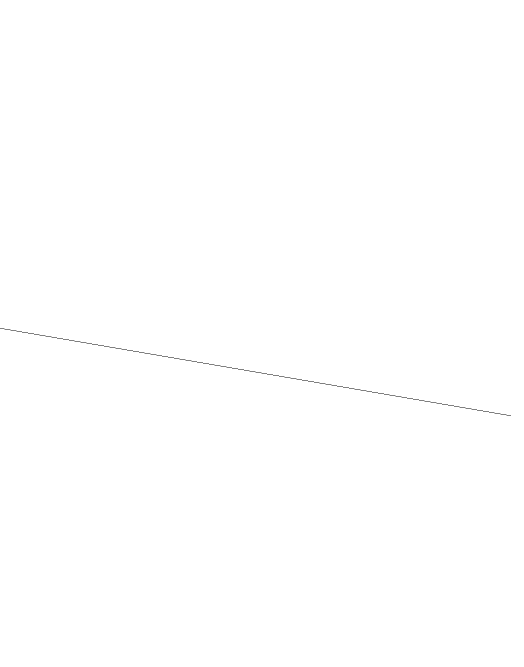
#> input picture traversal_100_lines.png, 1048 x 1333 px (shown at 1/2 size)
$ python string_art.py traversal_100_lines.png
#> lines starting #> are read from the running program, lines starting #| are printed output that depends on the picture; after the words box and inside, x2 and y2 are one past the last pixel; in counts of white or black regions, pixels touching at a corner belong together
#!/usr/bin/env python3
"""
String Art Generator
====================

Approximates a grayscale image by stretching dark threads between pins
arranged around a circle. Uses a greedy algorithm that iteratively picks
the chord reducing the most residual error.

Outputs:
    - PNG render of the string art
    - SVG vector file
    - CSV of pin connections

Usage:
    python string_art.py image.jpg [--pins 200] [--lines 3000] [--darkness 25]

Dependencies:
    numpy, Pillow, matplotlib, scikit-image
    Optional: numba (for JIT-accelerated inner loop)
"""

import argparse
import csv
import sys
import time
from pathlib import Path

import numpy as np
from PIL import Image, ImageDraw
from skimage.draw import line as bresenham_line
import matplotlib

matplotlib.use("Agg")  # default non-interactive; switched in preview mode
import matplotlib.pyplot as plt


# ---------------------------------------------------------------------------
# Numba acceleration (optional)
# ---------------------------------------------------------------------------
try:
    from numba import njit

    HAS_NUMBA = True
except ImportError:
    HAS_NUMBA = False

    # [5 lines left out: function njit, not called in this run]


# ---------------------------------------------------------------------------
# Precomputation
# ---------------------------------------------------------------------------

def compute_pin_positions(num_pins, radius, center):
    """Compute (y, x) positions of pins equally spaced around a circle.

    Args:
        num_pins: Number of pins to place.
        radius: Radius of the circle in pixels.
        center: (cy, cx) center of the circle.

    Returns:
        np.ndarray of shape (num_pins, 2) with integer (row, col) coords.
    """
    angles = np.linspace(0, 2 * np.pi, num_pins, endpoint=False)
    cy, cx = center
    ys = (cy + radius * np.sin(angles)).astype(np.int32)
    xs = (cx + radius * np.cos(angles)).astype(np.int32)
    return np.column_stack([ys, xs])


def precompute_lines(pin_positions, img_shape):
    """Precompute pixel indices for every unique pin pair.

    Uses Bresenham rasterisation. Stores results in flat arrays suitable
    for fast NumPy (or Numba) advanced indexing.

    Args:
        pin_positions: (num_pins, 2) array of (row, col) pin coords.
        img_shape: (height, width) of the working image.

    Returns:
        line_rows: 1-D int32 array of all row indices, concatenated.
        line_cols: 1-D int32 array of all col indices, concatenated.
        offsets: 2-D int64 array of shape (num_pins, num_pins) where
                 offsets[a, b] is the start index into line_rows/line_cols
                 for the chord from pin a to pin b.
        lengths: 2-D int32 array of shape (num_pins, num_pins) giving
                 the number of pixels in each chord.
    """
    n = len(pin_positions)
    h, w = img_shape

    # First pass: collect all lines and measure total pixels
    all_rows = []
    all_cols = []
    lengths = np.zeros((n, n), dtype=np.int32)

    for a in range(n):
        for b in range(a + 1, n):
            rr, cc = bresenham_line(
                pin_positions[a, 0], pin_positions[a, 1],
                pin_positions[b, 0], pin_positions[b, 1],
            )
            # Clip to image bounds
            mask = (rr >= 0) & (rr < h) & (cc >= 0) & (cc < w)
            rr, cc = rr[mask], cc[mask]
            all_rows.append(rr)
            all_cols.append(cc)
            lengths[a, b] = len(rr)
            lengths[b, a] = len(rr)

    line_rows = np.concatenate(all_rows).astype(np.int32)
    line_cols = np.concatenate(all_cols).astype(np.int32)

    # Build offset lookup — offsets[a][b] points into flat arrays
    offsets = np.zeros((n, n), dtype=np.int64)
    idx = 0
    for a in range(n):
        for b in range(a + 1, n):
            offsets[a, b] = idx
            offsets[b, a] = idx  # symmetric
            idx += lengths[a, b]

    return line_rows, line_cols, offsets, lengths


# ---------------------------------------------------------------------------
# Core greedy algorithm
# ---------------------------------------------------------------------------

# [72 lines left out: function _greedy_loop_numpy, not called in this run]


# Optional Numba-accelerated version (used automatically if available)
if HAS_NUMBA:
    @njit(cache=True)
    def _greedy_loop_numba(residual, line_rows, line_cols, offsets, lengths,
                           num_pins, num_lines, line_darkness, min_distance):
        """JIT-compiled greedy loop for maximum speed.

        Same logic as _greedy_loop_numpy but runs ~10-50x faster under Numba.

        Returns:
            connections_from: int32 array of source pins.
            connections_to: int32 array of destination pins.
            count: number of connections actually made.
        """
        conn_from = np.empty(num_lines, dtype=np.int32)
        conn_to = np.empty(num_lines, dtype=np.int32)
        current_pin = 0
        count = 0

        for step in range(num_lines):
            best_score = -1.0
            best_pin = -1

            for candidate in range(num_pins):
                dist = min(abs(candidate - current_pin),
                           num_pins - abs(candidate - current_pin))
                if dist < min_distance:
                    continue

                length = lengths[current_pin, candidate]
                if length == 0:
                    continue

                off = offsets[current_pin, candidate]
                total = 0.0
                for i in range(length):
                    total += residual[line_rows[off + i], line_cols[off + i]]
                score = total / length

                if score > best_score:
                    best_score = score
                    best_pin = candidate

            if best_pin < 0 or best_score <= 0:
                break

            off = offsets[current_pin, best_pin]
            length = lengths[current_pin, best_pin]
            for i in range(length):
                r = line_rows[off + i]
                c = line_cols[off + i]
                val = residual[r, c] - line_darkness
                residual[r, c] = val if val > 0.0 else 0.0

            conn_from[count] = current_pin
            conn_to[count] = best_pin
            count += 1
            current_pin = best_pin

        return conn_from, conn_to, count


# ---------------------------------------------------------------------------
# Rendering
# ---------------------------------------------------------------------------

def render_string_art(pin_positions, connections, img_size, thread_alpha=0.05):
    """Render the string art result as a PIL Image with antialiased lines.

    Args:
        pin_positions: (N, 2) array of (row, col) pin positions.
        connections: List of (from_pin, to_pin) tuples.
        img_size: (height, width) of the output image.
        thread_alpha: Opacity of each thread (0.0–1.0).

    Returns:
        PIL.Image in RGB mode.
    """
    h, w = img_size
    canvas = np.ones((h, w), dtype=np.float64)  # 1.0 = white

    # Accumulate darkness
    darkness_per_line = thread_alpha
    for from_pin, to_pin in connections:
        rr, cc = bresenham_line(
            pin_positions[from_pin, 0], pin_positions[from_pin, 1],
            pin_positions[to_pin, 0], pin_positions[to_pin, 1],
        )
        mask = (rr >= 0) & (rr < h) & (cc >= 0) & (cc < w)
        rr, cc = rr[mask], cc[mask]
        canvas[rr, cc] = np.maximum(canvas[rr, cc] - darkness_per_line, 0.0)

    img_array = (canvas * 255).astype(np.uint8)
    return Image.fromarray(img_array, mode="L").convert("RGB")


# [27 lines left out: function render_antialiased, not called in this run]


# ---------------------------------------------------------------------------
# SVG Export
# ---------------------------------------------------------------------------

def export_svg(pin_positions, connections, img_size, output_path,
               stroke_opacity=0.05, stroke_width=0.5):
    """Export the string art as an SVG file.

    Args:
        pin_positions: (N, 2) array of (row, col) pin positions.
        connections: List of (from_pin, to_pin) tuples.
        img_size: (height, width).
        output_path: Path to write the SVG file.
        stroke_opacity: Opacity of each thread line.
        stroke_width: Width of each thread line.
    """
    h, w = img_size
    cx, cy = w / 2, h / 2
    radius = min(w, h) / 2 - 2

    lines_svg = []
    for from_pin, to_pin in connections:
        y0, x0 = pin_positions[from_pin]
        y1, x1 = pin_positions[to_pin]
        lines_svg.append(
            f'  <line x1="{x0}" y1="{y0}" x2="{x1}" y2="{y1}" '
            f'stroke="black" stroke-width="{stroke_width}" '
            f'stroke-opacity="{stroke_opacity}"/>'
        )

    svg_content = f"""<?xml version="1.0" encoding="UTF-8"?>
<svg xmlns="http://www.w3.org/2000/svg" width="{w}" height="{h}" viewBox="0 0 {w} {h}">
  <rect width="{w}" height="{h}" fill="white"/>
  <circle cx="{cx}" cy="{cy}" r="{radius}" fill="none" stroke="#ccc" stroke-width="1"/>
{chr(10).join(lines_svg)}
</svg>"""

    Path(output_path).write_text(svg_content)


# ---------------------------------------------------------------------------
# CSV Export
# ---------------------------------------------------------------------------

def export_connections_csv(connections, output_path):
    """Save pin connections as a CSV file.

    Args:
        connections: List of (from_pin, to_pin) tuples.
        output_path: Path to write the CSV file.
    """
    with open(output_path, "w", newline="") as f:
        writer = csv.writer(f)
        writer.writerow(["step", "from_pin", "to_pin"])
        for i, (a, b) in enumerate(connections):
            writer.writerow([i + 1, a, b])


# ---------------------------------------------------------------------------
# Image preparation
# ---------------------------------------------------------------------------

def prepare_image(image_path, size=500):
    """Load an image, convert to grayscale, resize, and crop to a circle.

    The image is resized so the shorter side equals `size`, then
    center-cropped to a square, and finally masked to a circle.

    Args:
        image_path: Path to the input image.
        size: Output dimension (square, size x size pixels).

    Returns:
        np.ndarray of shape (size, size) with float64 values 0–255.
            Pixels outside the circle are set to 0 (white in residual space).
    """
#> called with image_path = 'traversal_100_lines.png', size = 500
    img = Image.open(image_path).convert("L")
#> img: PIL image 1048x1333 L; 99.9% white; black in thin lines or dots, all inside (x1, y1, x2, y2) = (0, 656, 1022, 832)

    # Resize preserving aspect ratio, then center crop
    w, h = img.size
#> w = 1048; h = 1333
    scale = size / min(w, h)
#> scale = 0.477
    img = img.resize((int(w * scale), int(h * scale)), Image.LANCZOS)
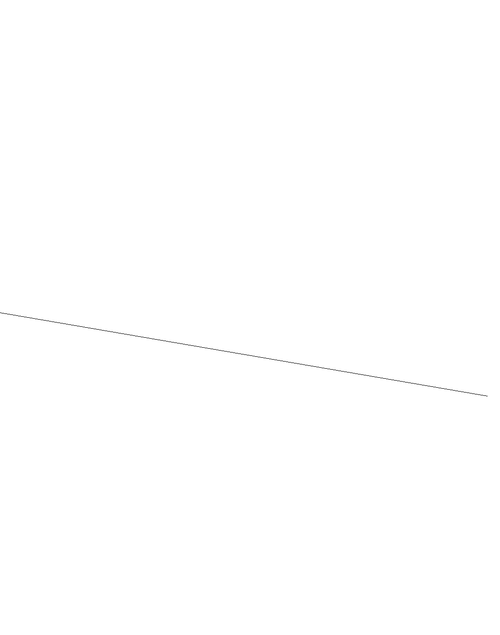
#> img: PIL image 500x635 L; min 132, max 255, mean 254.8
    w, h = img.size
#> w = 500; h = 635
    left = (w - size) // 2
#> left = 0
    top = (h - size) // 2
#> top = 67
    img = img.crop((left, top, left + size, top + size))
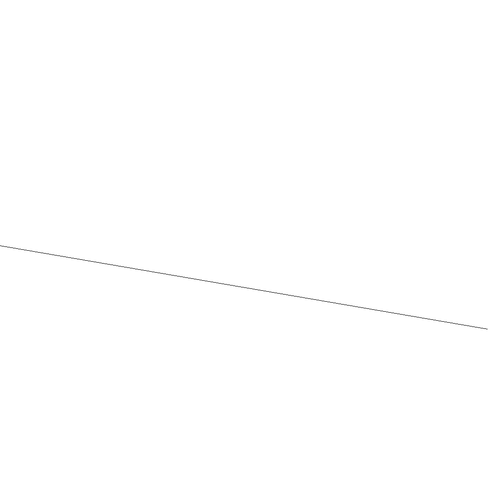
#> img: PIL image 500x500 L; min 132, max 255, mean 254.7

    # Invert: dark areas in image → high values in residual
    arr = 255.0 - np.array(img, dtype=np.float64)
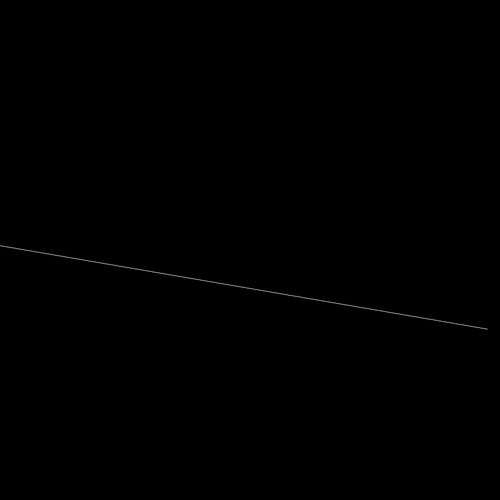
#> arr: shape (500, 500) float64; min 0, max 123, mean 0.3

    # Mask outside the circle to zero
    cy, cx = size / 2, size / 2
    radius = size / 2 - 1
    yy, xx = np.mgrid[:size, :size]
    circle_mask = ((yy - cy) ** 2 + (xx - cx) ** 2) <= radius ** 2
    arr[~circle_mask] = 0.0
#> arr: shape (500, 500) float64; 0.01% of pixels changed, all inside (x1, y1, x2, y2) = (0, 243, 490, 332)

    return arr


# ---------------------------------------------------------------------------
# Main pipeline
# ---------------------------------------------------------------------------

def generate_string_art(image_path, num_pins=200, num_lines=3000,
                        line_darkness=25, min_distance=20, img_size=500,
                        preview=False, output_dir=None):
    """Run the full string art generation pipeline.

    Args:
        image_path: Path to source image.
        num_pins: Number of pins around the circle.
        num_lines: Maximum number of threads to place.
        line_darkness: Intensity subtracted per thread (0–255).
        min_distance: Minimum pin-index gap (skips short chords).
        img_size: Working resolution (square, in pixels).
        preview: If True, show a live matplotlib preview.
        output_dir: Directory for output files. Defaults to image directory.

    Returns:
        connections: List of (from_pin, to_pin) tuples.
        result_image: PIL.Image of the rendered string art.
    """
    if output_dir is None:
        output_dir = Path(image_path).parent
    output_dir = Path(output_dir)
    stem = Path(image_path).stem

    # --- Prepare image ---
    print(f"Loading and preparing image: {image_path}")
    residual = prepare_image(image_path, img_size)
    h, w = residual.shape
#> h = 500; w = 500

    # --- Compute pin positions ---
    center = (h // 2, w // 2)
#> center = (250, 250)
    radius = h // 2 - 2
#> radius = 248
    pin_positions = compute_pin_positions(num_pins, radius, center)
    print(f"Placed {num_pins} pins on circle (radius={radius}px)")
#| Placed 200 pins on circle (radius=248px)

    # --- Precompute line pixels ---
    print("Precomputing line pixel indices...")
    t0 = time.time()
    line_rows, line_cols, offsets, lengths = precompute_lines(
        pin_positions, (h, w)
    )
#> after the loop in precompute_lines, `for a in range(n):`:
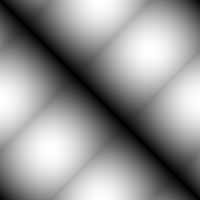
#> lengths: shape (200, 200) int32; min 0, max 497, mean 285.3; drawn with min black and max white
#> after the loop in precompute_lines, `for a in range(n):`:
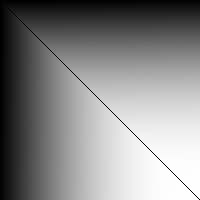
#> offsets: shape (200, 200) int64; min 0, max 5706551, mean 3035107.8; drawn with min black and max white
    total_pixels = len(line_rows)
#> total_pixels = 5706560
    num_pairs = num_pins * (num_pins - 1) // 2
    print(f"  {num_pairs} pin pairs, {total_pixels:,} total pixels "
          f"({time.time() - t0:.1f}s)")

    # --- Setup preview ---
    callback = None
    if preview:
        matplotlib.use("TkAgg")
        plt.ion()
        fig, axes = plt.subplots(1, 3, figsize=(15, 5))
        fig.suptitle("String Art — Live Preview")

        # Show original (inverted back for display)
        original_display = 255 - residual
        axes[0].imshow(original_display, cmap="gray", vmin=0, vmax=255)
        axes[0].set_title("Original")
        axes[0].axis("off")

        im_residual = axes[1].imshow(residual, cmap="gray", vmin=0, vmax=255)
        axes[1].set_title("Residual")
        axes[1].axis("off")

        # Start with blank white canvas for string art preview
        preview_canvas = np.ones((h, w), dtype=np.float64) * 255
        im_result = axes[2].imshow(preview_canvas, cmap="gray", vmin=0, vmax=255)
        axes[2].set_title("String Art (0 lines)")
        axes[2].axis("off")

        plt.tight_layout()
        plt.pause(0.01)

        # [20 lines left out: function _preview_callback, not called in this run]

        callback = _preview_callback

    # --- Run greedy algorithm ---
    print(f"Running greedy algorithm ({num_lines} lines, darkness={line_darkness})...")
    t0 = time.time()

    if HAS_NUMBA and not preview:
        # Use Numba-accelerated version (no callback support)
        print("  Using Numba JIT acceleration")
        conn_from, conn_to, count = _greedy_loop_numba(
            residual, line_rows, line_cols, offsets, lengths,
            num_pins, num_lines, float(line_darkness), min_distance
        )
#> conn_from = 3000 values, max 1696731408 at index 1704, min -33612800 at index 1886, mean 6289424.8; conn_to = 3000 values, max 1693931296 at index 2756, min 0 at index 93, mean 4602036.8; count = 394
#> residual: shape (500, 500) float64; min 0, max 120, mean 0
        connections = list(zip(conn_from[:count].tolist(),
                               conn_to[:count].tolist()))
#> connections = 394 pairs, first value 0 to 199, second value 0 to 199
    else:
        if preview:
            print("  Using NumPy with live preview")
        else:
            print("  Using NumPy (install numba for ~10-50x speedup)")
        connections = _greedy_loop_numpy(
            residual, line_rows, line_cols, offsets, lengths,
            num_pins, num_lines, line_darkness, min_distance,
            callback=callback, callback_interval=50
        )

    elapsed = time.time() - t0
    print(f"  Placed {len(connections)} threads in {elapsed:.1f}s "
          f"({len(connections) / max(elapsed, 0.001):.0f} lines/sec)")
#|   Placed 394 threads in 7.0s (57 lines/sec)

    # --- Render final result ---
    print("Rendering final image...")
    # Thread alpha must match what the algorithm subtracted per thread
    # so that the rendered image matches the residual the algorithm optimised for.
    thread_alpha = line_darkness / 255.0
    print(f"  thread_alpha={thread_alpha:.4f} (matching algorithm darkness={line_darkness}/255)")
    result_image = render_string_art(
        pin_positions, connections, (h, w),
        thread_alpha=thread_alpha
    )
#> the loop in render_string_art, `for from_pin, to_pin in connections:` made 394 passes
#> (from_pin, to_pin) on passes 1 to 3: (0, 95), (95, 10), (10, 100)
#> after the loop in render_string_art, `for from_pin, to_pin in connections:`:
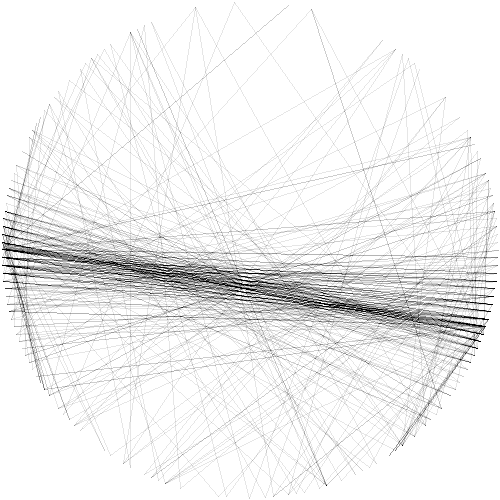
#> canvas: shape (500, 500) float64; min 0, max 1, mean 0.939

    # --- Save outputs ---
    png_path = output_dir / f"{stem}_string_art.png"
    svg_path = output_dir / f"{stem}_string_art.svg"
    csv_path = output_dir / f"{stem}_connections.csv"

    result_image.save(png_path)
    print(f"  PNG saved: {png_path}")

    export_svg(pin_positions, connections, (h, w), svg_path)
#> the loop in export_svg, `for from_pin, to_pin in connections:` made 394 passes
#> (from_pin, to_pin, y0, x0, y1, x1) on passes 1 to 3: (0, 95, 250, 498, 288, 5), (95, 10, 288, 5, 326, 485), (10, 100, 326, 485, 249, 2)
#> after the loop in export_svg, `for from_pin, to_pin in connections:`: lines_svg = 394 items
    print(f"  SVG saved: {svg_path}")

    export_connections_csv(connections, csv_path)
#> the loop in export_connections_csv, `for i, (a, b) in enumerate(connections):` made 394 passes
    print(f"  CSV saved: {csv_path}")

    if preview:
        plt.ioff()
        plt.show()

    return connections, result_image


# ---------------------------------------------------------------------------
# CLI entry point
# ---------------------------------------------------------------------------

def main():
    """Command-line interface for the string art generator."""
    parser = argparse.ArgumentParser(
        description="Generate string art from an image.",
        formatter_class=argparse.ArgumentDefaultsHelpFormatter,
    )
    parser.add_argument("image", help="Path to input image")
    parser.add_argument("--pins", type=int, default=200,
                        help="Number of pins around the circle")
    parser.add_argument("--lines", type=int, default=3000,
                        help="Maximum number of threads")
    parser.add_argument("--darkness", type=int, default=25,
                        help="Darkness per thread (0-255)")
    parser.add_argument("--min-distance", type=int, default=20,
                        help="Minimum pin index distance")
    parser.add_argument("--size", type=int, default=500,
                        help="Working image resolution (square)")
    parser.add_argument("--preview", action="store_true",
                        help="Show live preview during generation")
    parser.add_argument("--output-dir", type=str, default=None,
                        help="Output directory (default: same as input)")

    args = parser.parse_args()

    generate_string_art(
        image_path=args.image,
        num_pins=args.pins,
        num_lines=args.lines,
        line_darkness=args.darkness,
        min_distance=args.min_distance,
        img_size=args.size,
        preview=args.preview,
        output_dir=args.output_dir,
    )


if __name__ == "__main__":
    main()
